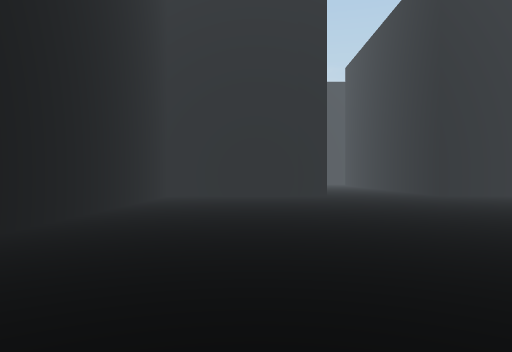
View 1 (above)

23 first-person views from a walk through a 3-D level made in the Unity game engine. The camera is 1.4 m above the floor, looks level and sees 70° across. The floor is counted in squares, 2 m on a side. Each view is taken from the middle of a square. On the plan, view 1 faces up. The plan holds only what a view shows up to about 11 squares ahead; the rest is blank. The place goes on beyond the plan. The player is left out.

View 2
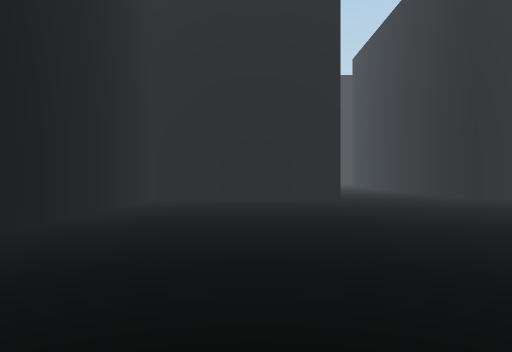

View 3
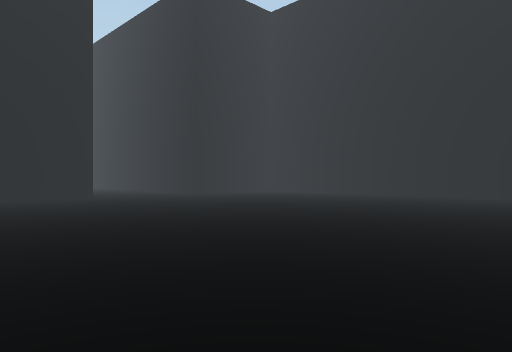

View 4
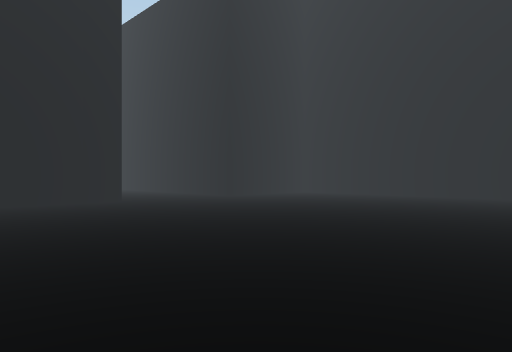

View 5
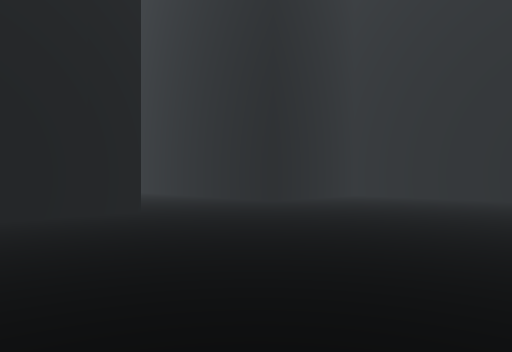

View 6
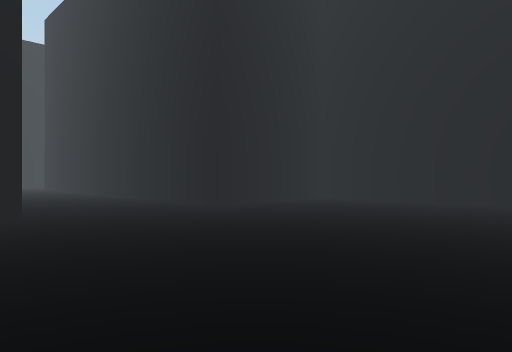

View 7
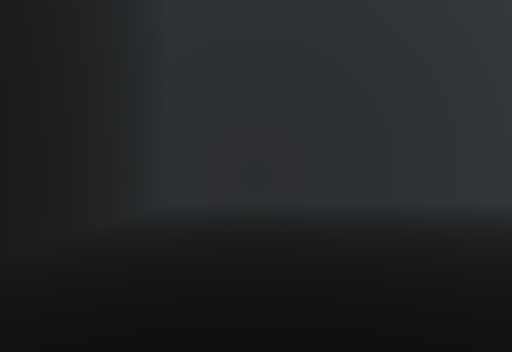

View 8
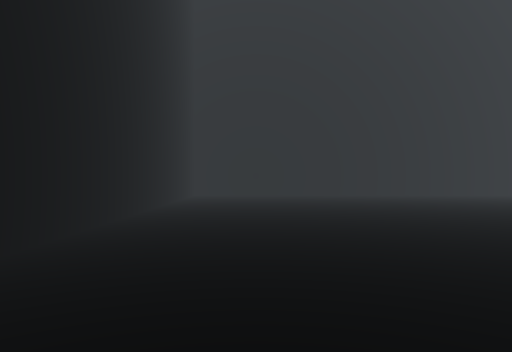

View 9
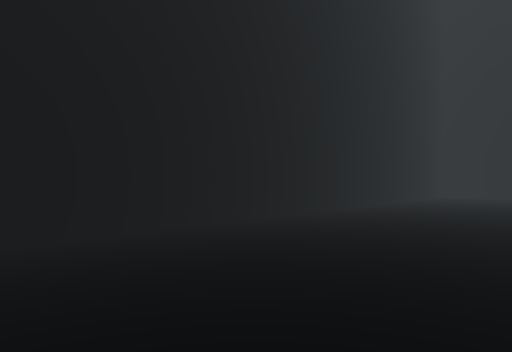

View 10
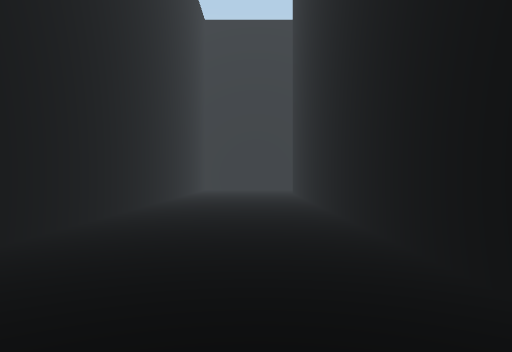

View 11
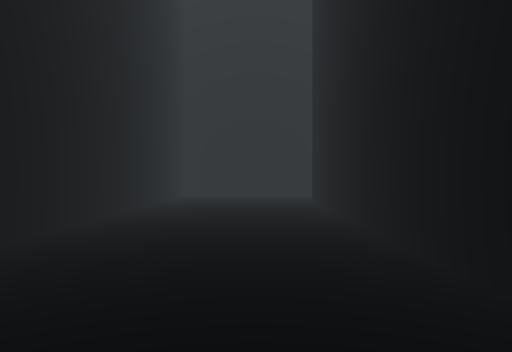

View 12
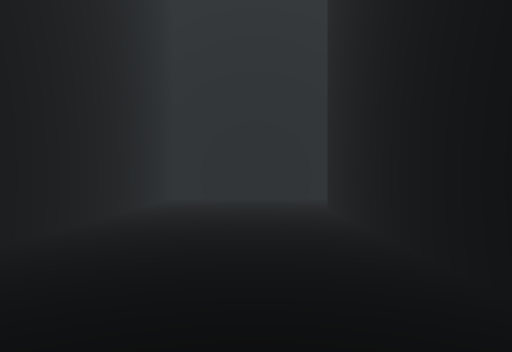

View 13
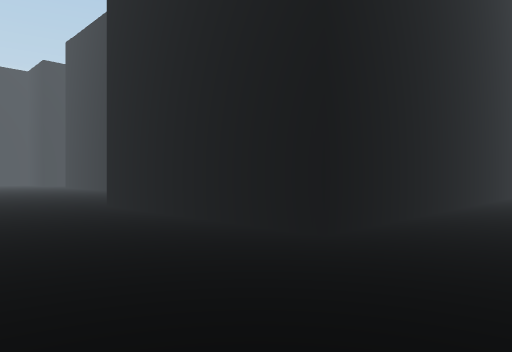

View 14
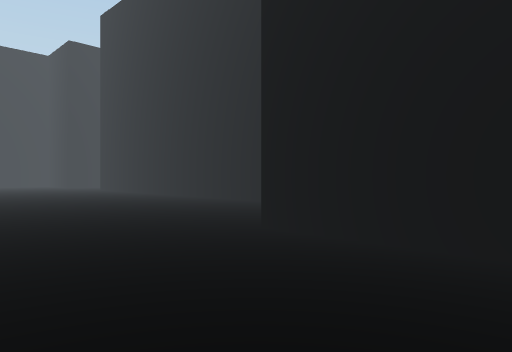

View 15
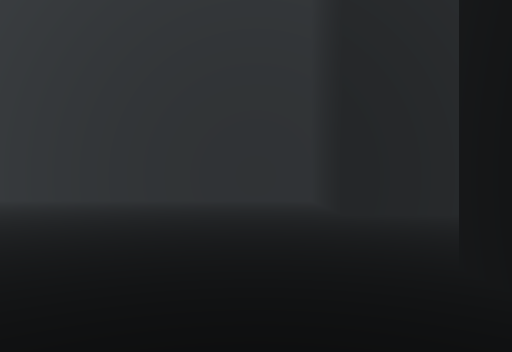

View 16
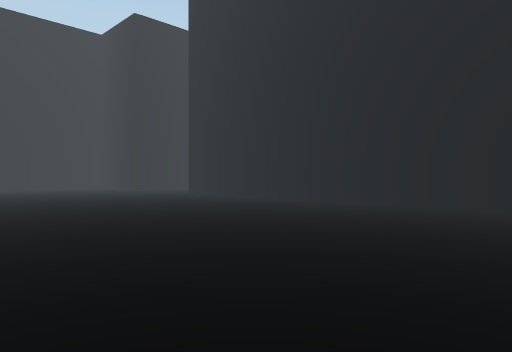

View 17
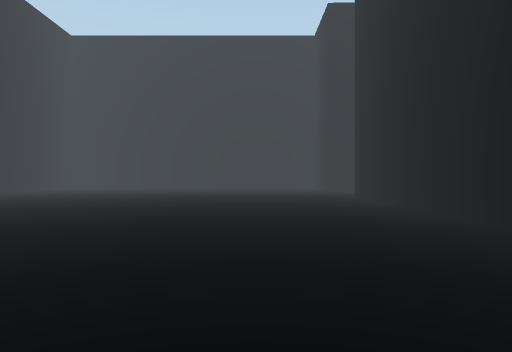

View 18
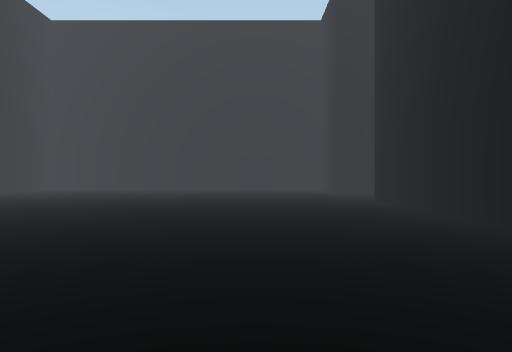

View 19
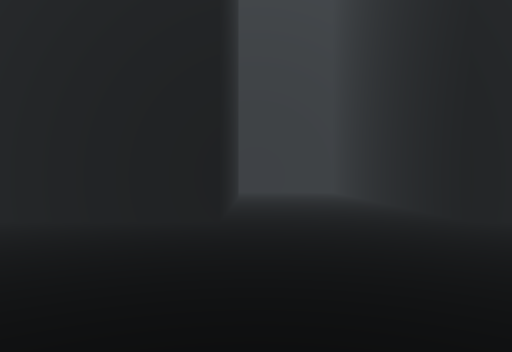

View 20
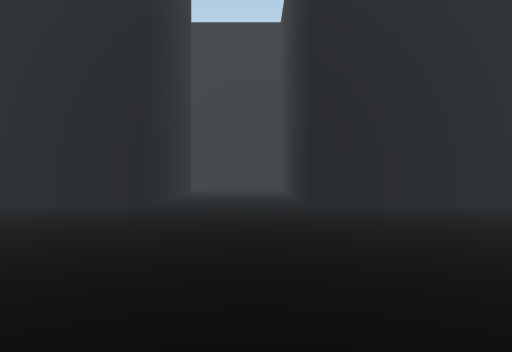

View 21
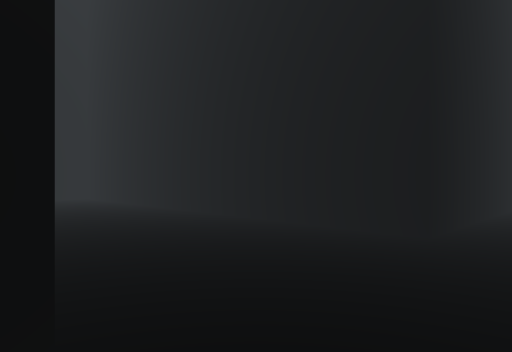

View 22
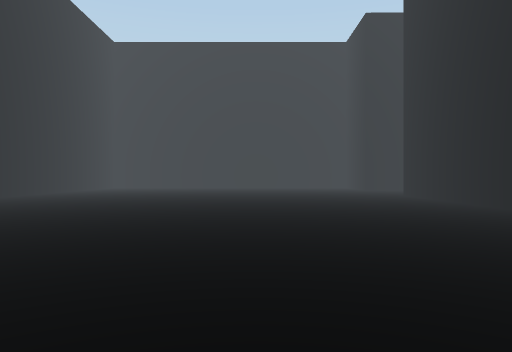

View 23
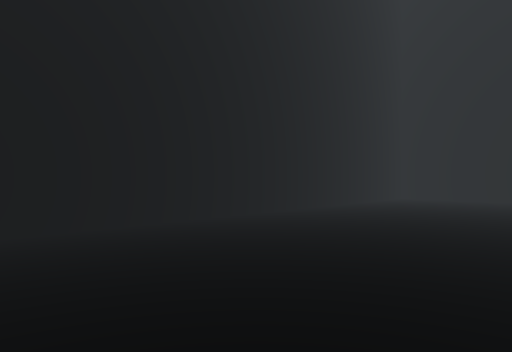

### Floor plan
Points are (right, up) in squares from view 1. A wall is a line through its corners. A room is listed if a view was taken in it or the views show most of it. See-through windows are left out.
Room 1 (views 1, 2, 3, 4, 5, 6, 7, 8, 9, 23)
walls: (1.5, 12.6) (-3.1, 12.6) (-3.1, -0.2) (10.4, -0.2); (9.8, 12.8) (6.5, 12.8); (10.8, 0.2) (10.8, 11.8)
ways out: opening at (4, 12.2) to room 2
Room 2 (views 10, 11, 12, 13, 14, 15, 16, 17, 18, 19, 20, 21, 22)
walls: (12.5, 33.5) (12.5, 30.3) (2.6, 30.3); (2.5, 30) (2.5, 15.6); (6.5, 12.8) (6.5, 26.4) (12.5, 26.4) (12.5, 22.7) (27, 22.7); (2.5, 12.6) (1.5, 12.6)
ways out: opening at (4, 12.2) to room 1

Positions as (right, up) in squares from view 1, and headings:
1: (0, 0), facing up
2: (0, 2), facing up
3: (-2, 1), facing up-right
4: (-2, 3), facing up-right
5: (-1, 6), facing up-right
6: (1, 6), facing up-right
7: (6, 2), facing left
8: (10, 2), facing left
9: (10, 4), facing down-left
10: (5, 12), facing up
11: (5, 17), facing up
12: (5, 19), facing up
13: (4, 30), facing down-right
14: (9, 30), facing down-right
15: (14, 33), facing down
16: (15, 31), facing down-right
17: (15, 26), facing right
18: (17, 26), facing right
19: (18, 27), facing left
20: (21, 29), facing left
21: (14, 26), facing up-left
22: (14, 28), facing right
23: (6, 11), facing down-right
